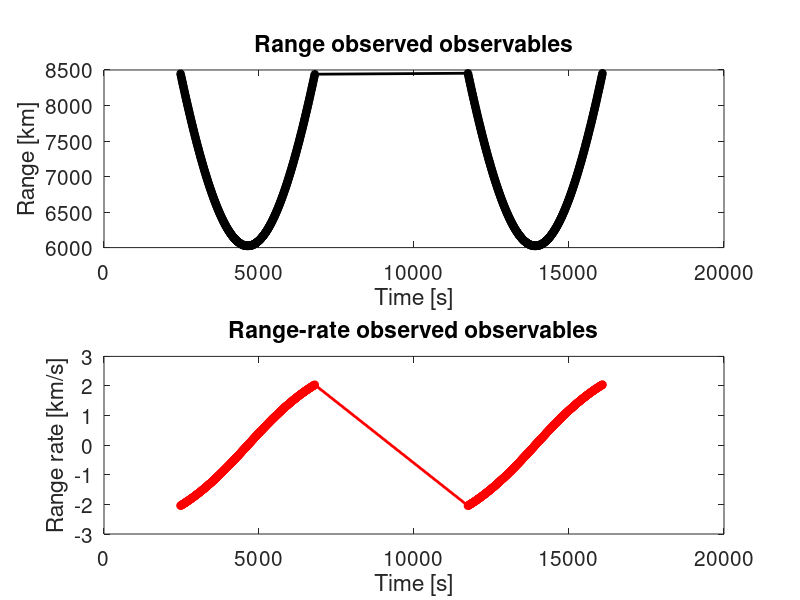

Source code (MATLAB): (Note: this script raises an error after producing the figure.)
clear all
close all
clc
format long e
set(groot,'defaultLineLineWidth',2)
set(groot,'DefaultAxesFontSize',15)
observables = 'both';     % This entry can be changed to 'range' or 'rate' if we want to use only the range or the range rate observables for the process



%% PARAMETERS OF THE SYSTEM 
global gm Re A_eff m Cd z0 H_ref theta 

% Earth constants
gm = 3.986004418e5; % Earth gravitational constant [km^3/sec^2]
Re = 6378;   % Earth radius [km]

% Spacecraft dimensions
A_eff = 25e-6;  % Effective area of the spacecraft [km^2]
m = 1000; % Spacecraft mass [kg]
Cd = 2; % Drag coefficient of the spacecraft [adimensional]

% Constants for drag calculation
z0 = 300;    % [km]
H_ref = 14.7;  % [km]

% Position of the station
theta = 225; % [deg]

%% OBSERVABLES LOADING
obs_file = load('observables.txt');
epochs = obs_file(:,1);     % Time tags: first column of observable file
range_obs = obs_file(:,2);  % Range observables: second column of observable file [km]
rate_obs = obs_file(:,3);   % Range rate observables: third column of observabe file [km/s]
N_points = length(epochs);

% Observables plot
figure(1)
subplot(2,1,1)
plot(epochs, range_obs, 'k*-')
title('Range observed observables')
xlabel('Time [s]')
ylabel('Range [km]')

subplot(2,1,2)
plot(epochs, rate_obs, 'r*-')
title('Range-rate observed observables')
xlabel('Time [s]')
ylabel('Range rate [km/s]')



%% DEFINITION OF THE FUNCTIONS OF THE DYNAMICAL SYSTEM

function A = dynamical_matrix(X) 
    % Compute the dynamical matrix A starting from the state vector X
    % State vector: X = [x, y, vx, vy, rho0]'
    
    global gm Re A_eff m Cd z0 H_ref 
    
    % Extract state variables
    x = X(1); 
    y = X(2); 
    vx = X(3); 
    vy = X(4); 
    rho0 = X(5);
    
    % Compute derived quantities
    r = sqrt(x^2 + y^2);
    V = sqrt(vx^2 + vy^2);
    z = r - Re;
    
    % Atmospheric model
    exp_term = exp(-(z - z0)/H_ref);
    rho = rho0 * exp_term;
    k = Cd * A_eff / (2*m); 
    
    % Initialize 5x5 matrix
    A = zeros(5,5);
    
    % Row 1
    A(1,3) = 1;

    % Row 2
    A(2,4) = 1;
    
    drag_pos_coeff = (k * rho * V) / (H_ref * r); 
    
    % Row 3
    A(3,1) = -gm/r^3 + 3*gm*x^2/r^5 + drag_pos_coeff * vx * x;
    A(3,2) =           3*gm*x*y/r^5 + drag_pos_coeff * vx * y;
    A(3,3) = -k * rho * (V + vx^2/V);
    A(3,4) = -k * rho * (vx * vy / V);
    A(3,5) = -k * exp_term * V * vx;
    
    % Row 4
    A(4,1) =           3*gm*x*y/r^5 + drag_pos_coeff * vy * x;
    A(4,2) = -gm/r^3 + 3*gm*y^2/r^5 + drag_pos_coeff * vy * y;
    A(4,3) = -k * rho * (vx * vy / V);
    A(4,4) = -k * rho * (V + vy^2/V);
    A(4,5) = -k * exp_term * V * vy;
   
end



function dX = Model_and_transition(~,X) 
    % ODE function to integrate both trajectory and state-transition-matrix
    % State vector: X = [x, y, vx, vy, rho0]'
    
    global gm Re A_eff m Cd z0 H_ref 
    
    % Initialization (5 state elements + 25 STM elements)
    dX = zeros(30,1); 
    
    % Extract state for readability
    x = X(1); 
    y = X(2); 
    vx = X(3); 
    vy = X(4); 
    rho0 = X(5);
    
    % Derived parameters
    r = sqrt(x^2 + y^2);
    V = sqrt(vx^2 + vy^2);
    z = r - Re;
    rho = rho0 * exp(-(z - z0)/H_ref);
    
    % State Integration 
    dX(1) = vx;
    dX(2) = vy;
    dX(3) = -gm*x/r^3 - 0.5 * rho * Cd * (A_eff/m) * V * vx;
    dX(4) = -gm*y/r^3 - 0.5 * rho * Cd * (A_eff/m) * V * vy;
    
    
    % STM Integration
    % STM is a 5x5 matrix -> 25 elements -> indices 6 to 30
    phi = X(6:30);
    PHI = reshape(phi, 5, 5);
    
    A = dynamical_matrix(X);
    dphi = A * PHI;
    
    dX(6:30) = reshape(dphi, 25, 1);
end


function Obs = CmpObsSet(X) 
    % Compute the range and range rate observable.
    %
    % Input:
    %   - X: [Nx5] array containing the state vector at the different
    %              epochs
    %
    % Output:
    %   - Obs: array [Nx2] containing range and range-rate

    global Re  theta     

    % initialization
    Obs = zeros(size(X,1),2);
    x = X(:,1);
    y = X(:,2);
    vx = X(:,3);
    vy = X(:,4);

    % computation
    for i=1:size(X,1)
        range = sqrt((x(i)-Re*cosd(theta))^2+(y(i)-Re*sind(theta))^2);
        rate = ((x(i)-Re*cosd(theta))*vx(i) + (y(i)-Re*sind(theta))*vy(i)) / range;
        Obs(i,1) = range;
        Obs(i,2) = rate;
    end

end

function H = Htilde(Xt, Obst)        
    % Compute the range and range-rate mapping matrix.
    %
    % Input:
    %   Xt   - [1x5] or [5x1] state at the reference epoch [x, y, vx, vy, rho0]
    %   Obst - [1x2] or [2x1] observable at the reference epoch [range, rate]
    %
    % Output:
    %   H    - [2x5] mapping matrix
    global Re  theta
    % Initialization
    H = zeros(2,5);


    x = Xt(1);
    y = Xt(2);
    vx = Xt(3);
    vy = Xt(4);
    range_x = x-Re*cosd(theta);
    range_y = y-Re*sind(theta);
    range = Obst(1);
    rate = Obst(2);

    % Computation
    % First row
    H(1,1) = range_x/range;
    H(1,2) = range_y/range;
    % Second row
    H(2,1) = (vx-rate*(range_x/range))/range;
    H(2,2) = (vy-rate*(range_y/range))/range;
    H(2,3) = range_x/range;
    H(2,4) = range_y/range;
end


%% FILTER CODE
% Filter parameters
iterations = 5;  % Number of the filter iterations
X0 = [4.7230591e3,4.7210591e3,-6.2288709,6.2283709,1.8080000e-2];
dX0_apriori = zeros(5,1);
sig_range = 1.043e-4;   % putative 1e-5   real 1.043e-4
sig_rate  = 1.005e-5;    % putative 1e-6   real 1.005e-5
range_bias = 0.0;
epochs_full = [0;epochs];

% weight definition
w_range = (1/sig_range)^2;
w_rate  = (1/sig_rate)^2;

% a priori covariance matrix
sig0 = [0.01, 0.01, 0.001, 0.001, 0.1];
P0_inv = diag(1 ./ sig0.^2);

% initialization
resRange   = zeros(length(epochs)  , iterations);
resRate    = zeros(length(epochs)  , iterations);
residual   = zeros(length(epochs)*2, iterations);
iterDelta  = zeros(5, iterations);
iterState  = zeros(5, iterations);
cov        = zeros(5, 5, iterations);


% intial condition
iterState(:,1) = X0;


% options
Tol0=1e-13;
Tol1=1e-13;
options = odeset('RelTol',Tol0,'AbsTol',Tol1);

for i = 1:iterations

    % trajectory and state transition matrix computation
    X0 = iterState(:,i);
    PHI=eye(5);
    phi=reshape(PHI,1,25);

    % integrate to obtain SMS(t) and X*(t)
    [t,X]=ode113(@Model_and_transition,epochs_full,[X0',phi],options);

    % computed observables
    cmpObs    = CmpObsSet(X(2:end,1:5));
    cmp_range = cmpObs(:,1);
    cmp_rate  = cmpObs(:,2);

    % pre-fit residuals
    res_range = range_obs - cmp_range;    
    res_rate  = rate_obs  - cmp_rate;
 
    % store residual history
    resRange(:,i) = res_range;
    resRate(:,i)  = res_rate;

    % observation deviation vector
    switch observables
        case 'both'
            y = [res_range; res_rate];
        case 'range'
            y = res_range;
        case 'rate'
            y = res_rate;
        otherwise
            error('observables must be: both, range, or rate');
    end
    residual(1:length(y),i) = y;

    % generation of the H matrix
    H = zeros(length(y), 5);
    N_range = length(res_range);

    for j = 1:length(epochs)
        % state transition matrix phi(tj,t0)
        PHI = X(j+1,6:30);
        phi = reshape(PHI,5,5);

        % H-tilde at epoch tj
        Htj = Htilde(X(j+1,:), cmpObs(j,:));

        % mapping to initial epoch
        Ht0 = Htj * phi;

        % fill final mapping matrix
        switch observables
            case 'both'
                H(j,:)         = Ht0(1,:);
                H(N_range+j,:) = Ht0(2,:);
            case 'range'
                H(j,:) = Ht0(1,:);
            case 'rate'
                H(j,:) = Ht0(2,:);
            otherwise
                error('observables must be: both, range, or rate');
        end
    end

    % weight matrix
    W = zeros(length(y), length(y));
    switch observables
        case 'both'
            W(1:N_range, 1:N_range) = eye(N_range) * w_range;
            W(N_range+1:end, N_range+1:end) = eye(N_range) * w_rate;
        case 'range'
            W = eye(length(y)) * w_range;
        case 'rate'
            W = eye(length(y)) * w_rate;
        otherwise
            error('observables must be: both, range, or rate');
    end

    % filter update
    x_hat = (H' * W * H + P0_inv) \ (H' * W * y + P0_inv * dX0_apriori);
    cov(:,:,i) = (H' * W * H + P0_inv)\ eye(5);
    iterDelta(:,i) = x_hat;

    if i < iterations
        iterState(:,i+1) = iterState(:,i) + x_hat;
        dX0_apriori = dX0_apriori - x_hat;
    end
end


%% CONVERGENCE CHECK

% print of the table at each iteration
for i=1:iterations
    fprintf('\n*** Iteration: %d ***\n', i);
    fprintf('%-10s | %-12s | %-12s | %-12s | %-12s\n', 'PARAMETER', 'NOMINAL', 'CORRECTED', 'DELTA', 'SIGMA');
    fprintf('-----------------------------------------------------------------------\n');
    
    % extract the values: x0
    dx0 = iterDelta(1,i);
    x0  = iterState(1,i);
    x0N = iterState(1,1);
    x0_sig = sqrt(cov(1,1,i));
    fprintf('%-10s | %12.5e | %12.5e | %12.5e | %12.5e\n' ,'x0', x0N, x0, dx0, x0_sig);
    
    % extract the values: y0
    dy0 = iterDelta(2,i);
    y0  = iterState(2,i);
    y0N = iterState(2,1);
    y0_sig = sqrt(cov(2,2,i));
    fprintf('%-10s | %12.5e | %12.5e | %12.5e | %12.5e\n' ,'y0', y0N, y0, dy0, y0_sig);
    
    % extract the values: vx0
    dvx0 = iterDelta(3,i);
    vx0  = iterState(3,i);
    vx0N = iterState(3,1);
    vx0_sig = sqrt(cov(3,3,i));
    fprintf('%-10s | %12.5e | %12.5e | %12.5e | %12.5e\n' ,'vx0', vx0N, vx0, dvx0, vx0_sig);
    
    % extract the values: vy0
    dvy0 = iterDelta(4,i);
    vy0  = iterState(4,i);
    vy0N = iterState(4,1);
    vy0_sig = sqrt(cov(4,4,i));
    fprintf('%-10s | %12.5e | %12.5e | %12.5e | %12.5e\n' ,'vy0', vy0N, vy0, dvy0, vy0_sig);
    
    % extract the values: rho0
    drho0 = iterDelta(5,i);
    rho0  = iterState(5,i);
    rho0N = iterState(5,1);
    rho0_sig = sqrt(cov(5,5,i));
    fprintf('%-10s | %12.5e | %12.5e | %12.5e | %12.5e\n' ,'rho0', rho0N, rho0, drho0, rho0_sig);
end



% take the state at the different iterations
iterVec=1:1:iterations;
iter_x    = iterState(1,:);
iter_y    = iterState(2,:);
iter_vx   = iterState(3,:);
iter_vy   = iterState(4,:);
iter_rho0 = iterState(5,:); 

% 3-sigma +/- for x
plus3sigma_x = iter_x + 3*sqrt(squeeze(cov(1,1,:)))';
minus3sigma_x = iter_x - 3*sqrt(squeeze(cov(1,1,:)))';

% 3-sigma +/- for y
plus3sigma_y = iter_y + 3*sqrt(squeeze(cov(2,2,:)))';
minus3sigma_y = iter_y - 3*sqrt(squeeze(cov(2,2,:)))';

% 3-sigma +/- for vx
plus3sigma_vx = iter_vx + 3*sqrt(squeeze(cov(3,3,:)))';
minus3sigma_vx = iter_vx - 3*sqrt(squeeze(cov(3,3,:)))';

% 3-sigma +/- for vy
plus3sigma_vy = iter_vy + 3*sqrt(squeeze(cov(4,4,:)))';
minus3sigma_vy = iter_vy - 3*sqrt(squeeze(cov(4,4,:)))';

% 3-sigma +/- for rho0
plus3sigma_rho0 = iter_rho0 + 3*sqrt(squeeze(cov(5,5,:)))';
minus3sigma_rho0 = iter_rho0 - 3*sqrt(squeeze(cov(5,5,:)))';

figure(2)
state_names = {'x [km]', 'y [km]', 'v_x [km/s]', 'v_y [km/s]', '\rho(z_0) [kg/km^3]'};
iter_states = {iter_x, iter_y, iter_vx, iter_vy, iter_rho0};
plus3 = {plus3sigma_x, plus3sigma_y, plus3sigma_vx, plus3sigma_vy, plus3sigma_rho0};
minus3 = {minus3sigma_x, minus3sigma_y, minus3sigma_vx, minus3sigma_vy, minus3sigma_rho0};

for k = 1:5
    subplot(3,2,k) 
    hold on
    patch([iterVec fliplr(iterVec)], [minus3{k} fliplr(plus3{k})], 'g', ...
          'FaceAlpha', 0.3, 'EdgeColor', 'none');
    plot(iterVec, iter_states{k}, 'r*-', 'LineWidth', 1.5);
    title(['Convergence of ' state_names{k}]);
    xlabel('Iterations');
    ylabel(state_names{k});
    grid on;
    if k == 1
        legend('3\sigma Uncertainty', 'Estimated value', 'Location', 'best');
    end
    hold off
end
sgtitle('Convergence of State Vector Components');




%% RESIDUALS PLOT 

% residuals plot
for i=1:iterations
    res = residual(:,i);
    % extract the residuals
    res_range = res(1:N_points);
    res_rate  = res(N_points+1:end);
    % ecomute the mean
    mean_range = mean(res_range);
    mean_rate  = mean(res_rate);
    % compute RMS
    RMS_range = sqrt(res_range'*res_range/length(res_range));
    RMS_rate  = sqrt(res_rate'*res_rate/length(res_rate));
    % compute SOS
    SOS_range  = res_range'*w_range*res_range;
    SOS_rate   = res_rate'*w_rate*res_rate;
    SOS = res_range'*w_range*res_range + res_rate'*w_rate*res_rate;


    switch observables
        case 'both'
            % fprintf('\n*** Iteration: %d',i);
            figure('DefaultAxesFontSize',12);
            string=sprintf('Range residuals: Iter %i\n M: %1.2e RMS: %1.3e  SOS: %1.3e',[i, mean_range, RMS_range, SOS_range]);
            plot(epochs, res_range, '+')
            title(string)
            xlabel('time [s]')
            ylabel('[km]')
            
            figure('DefaultAxesFontSize',12);
            string=sprintf('Range-rate residuals: Iter %i\n M: %1.2e RMS: %1.3e  SOS: %1.3e',[i, mean_rate, RMS_rate, SOS_rate]);
            plot(epochs, res_rate,'+')
            title(string)
            xlabel('time [s]')
            ylabel('[km/s]')  

        case 'range'
            %fprintf('\n*** Iteration: %d',i);
            figure('DefaultAxesFontSize',12);
            string=sprintf('Range residuals: Iter %i\n M: %1.2e RMS: %1.3e  SOS: %1.3e',[i, mean_range, RMS_range, SOS_range]);
            plot(epochs, res_range, '+')
            title(string)
            xlabel('time [s]')
            ylabel('[km]')

        case 'rate'
            res_rate = res(1:N_points);
            % compute the mean
            mean_rate  = mean(res_rate);
            % compute SOS
            SOS_rate   = res_rate'*w_rate*res_rate;
            % compute RMS
            RMS_rate  = sqrt(res_rate'*res_rate/length(res_rate));
            %fprintf('\n*** Iteration: %d',i);
            figure('DefaultAxesFontSize',12);
            string=sprintf('Range-rate residuals: Iter %i\n M: %1.2e RMS: %1.3e  SOS: %1.3e',[i, mean_rate, RMS_rate, SOS_rate]);
            plot(epochs, res_rate,'+')
            title(string)
            xlabel('time [s]')
            ylabel('[km/s]')

        otherwise
            error('observables must be: both, range, or rate');
    end
end


%% FINAL ESTIMATE PRINTOUT 
% Extract the final state vector at the last iteration (t = 0)
final_state = iterState(:, iterations);

% Extract the final covariance matrix
final_cov = cov(:,:,iterations);

% Compute the 1-sigma uncertainties (square root of the diagonal elements)
final_sigma = sqrt(diag(final_cov));

% Define parameter names and units for formatting
param_names = {'x0 [km]', 'y0 [km]', 'vx0 [km/s]', 'vy0 [km/s]', 'rho(z0) [kg/km^3]'};

% Print the final results table
fprintf('\n======================================================\n');
fprintf('   FINAL STATE ESTIMATE AT REFERENCE EPOCH (t = 0)    \n');
fprintf('======================================================\n');
fprintf('%-20s | %-15s | %-15s\n', 'PARAMETER', 'ESTIMATED VALUE', '1-SIGMA UNCERT.');
fprintf('------------------------------------------------------\n');

% Loop through the 5 state components and print values
for k = 1:5
    fprintf('%-20s | %15.6e | %15.6e\n', param_names{k}, final_state(k), final_sigma(k));
end
fprintf('======================================================\n');



%% OBSERVABLES COMPARISON (Point 2) 
% Extract the final covariance matrix and 1-sigma uncertainties
final_cov = cov(:,:,iterations);
final_sigma = sqrt(diag(final_cov));

fprintf('\n======================================================\n');
fprintf('   UNCERTAINTY ANALYSIS FOR OBSERVABLE SELECTION      \n');
fprintf('======================================================\n');

switch observables
    case 'range'
        fprintf('Current observable: RANGE ONLY\n');
        fprintf('%-12s | %-20s\n', 'PARAMETER', 'UNCERTAINTY');
        fprintf('------------------------------------------------------\n');
        fprintf('%-12s | %15.6e [km]\n'      , 'x0', final_sigma(1));
        fprintf('%-12s | %15.6e [km]\n'      , 'y0', final_sigma(2));
        fprintf('%-12s | %15.6e [km/s]\n'    , 'vx0', final_sigma(3));
        fprintf('%-12s | %15.6e [km/s]\n'    , 'vy0', final_sigma(4));
        fprintf('%-12s | %15.6e [kg/km^3]\n' , 'rho(z0)', final_sigma(5));
        
    case 'rate'
        fprintf('Current observable: RANGE-RATE ONLY\n');
        fprintf('%-12s | %-20s\n', 'PARAMETER', 'UNCERTAINTY');
        fprintf('------------------------------------------------------\n');
        fprintf('%-12s | %15.6e [km]\n'      , 'x0', final_sigma(1));
        fprintf('%-12s | %15.6e [km]\n'      , 'y0', final_sigma(2));
        fprintf('%-12s | %15.6e [km/s]\n'    , 'vx0', final_sigma(3));
        fprintf('%-12s | %15.6e [km/s]\n'    , 'vy0', final_sigma(4));
        fprintf('%-12s | %15.6e [kg/km^3]\n' , 'rho(z0)', final_sigma(5));
        
    case 'both'
        fprintf('Current observable: BOTH\n');
        fprintf('NOTE: To answer Point 2 of the Challenge, change the\n');
        fprintf('"observables" variable at the top of the script to\n');
        fprintf('''range'' or ''rate'' and run the code again.\n');
end
fprintf('======================================================\n');

%% PROPAGATION OF THE A PRIORI FOR THE EKF (Point C1)
% Propagate the final estimate of Point 1 (state + full covariance) from
% t = 0 to t0,GNSS, to be used as a priori in the EKF code.
t_GNSS = 16100;     % [s] t0,GNSS (reference epoch of the clock parameters)

% final estimate at t = 0 (units: km, km/s, kg/km^3)
X0_fin = iterState(:, iterations);
P0_fin = cov(:,:,iterations);

% integration of state and STM (Phi(0,0) = I)
Y0 = [X0_fin; reshape(eye(5), 25, 1)];
[~, Yp] = ode113(@Model_and_transition, [0 t_GNSS], Y0, options);

X_GNSS   = Yp(end, 1:5)';                 % state at t0,GNSS
Phi_GNSS = reshape(Yp(end, 6:30), 5, 5);  % Phi(t0,GNSS, 0)

% covariance propagation: P(t) = Phi * P0 * Phi'
P_GNSS = Phi_GNSS * P0_fin * Phi_GNSS';
P_GNSS = (P_GNSS + P_GNSS')/2;            % enforce symmetry

% print: copy and paste directly into the EKF code
fprintf('\n======================================================\n');
fprintf('   A PRIORI PROPAGATED TO t = %g s  (km, km/s, kg/km^3)\n', t_GNSS);
fprintf('======================================================\n');
fprintf('X_apriori_5 = [%.15e; %.15e; %.15e; %.15e; %.15e];\n', X_GNSS);
fprintf('P_apriori_5 = [\n');
for k = 1:5
    fprintf('    %.15e, %.15e, %.15e, %.15e, %.15e;\n', P_GNSS(k,:));
end
fprintf('];\n');
fprintf('======================================================\n');
